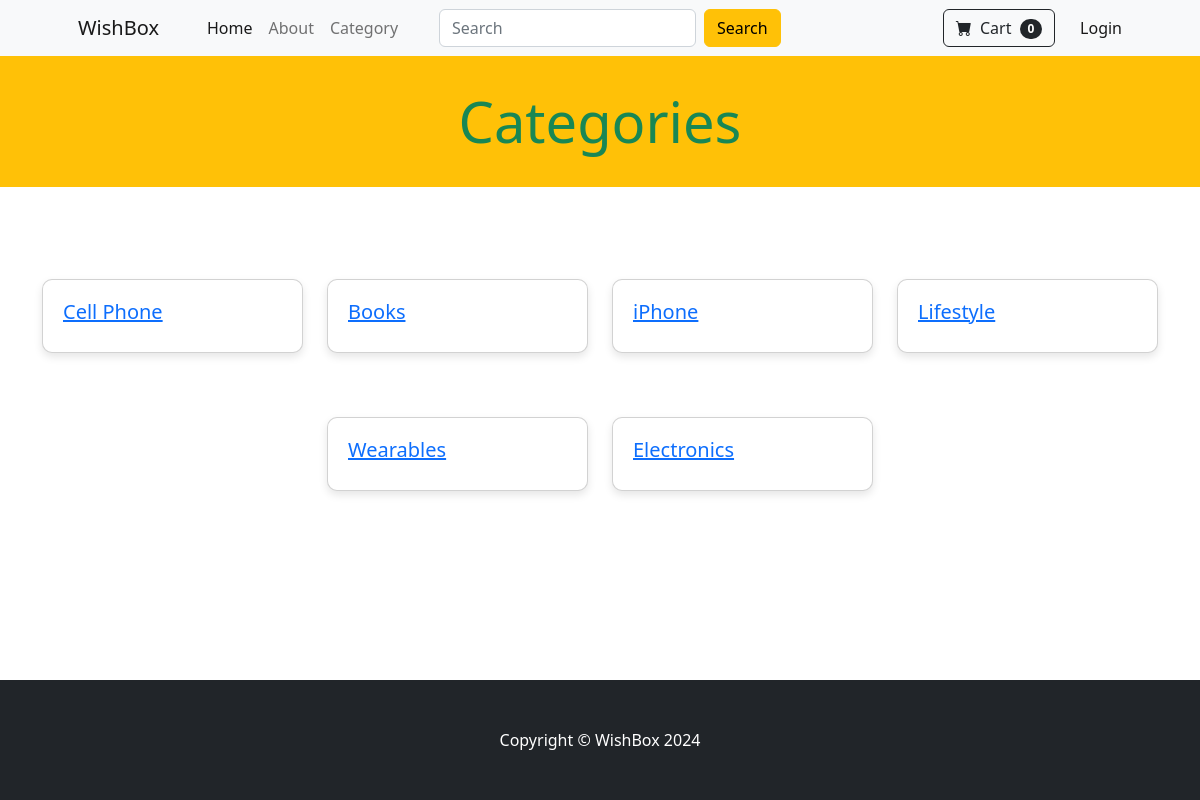
The app's page /category_summary with its own data.
### store/models.py (models this page shows)
class Category(models.Model):
    name = models.CharField(max_length=50)
    def __str__(self):
        return self.name
    class Meta:
        verbose_name_plural = "Categories"

### store/views.py (the view)
# urls.py: path('category_summary', views.category_summary, name='category_summary'),
def category_summary(request):
    categories = Category.objects.all()
    return render(request, 'category_summary.html', {'categories':categories})

### cart/cart.py (called while the page is built)
    def __len__(self):
        return len(self.cart)

### cart/context_processors.py (called while the page is built)
def cart(request):
    return {'cart': Cart(request)}

### store/templates/category_summary.html
{% extends "base.html" %}
{% block content %}
    <header class="bg-warning py-3">
        <div class="container px-4 px-lg-5 my-3">
            <div class="text-center text-success">
                <h3 class="display-4 fw">Categories</h3>
            </div>
        </div>
    </header>
<br><br><br>
<div class="container">
    <div class="row justify-content-center">
        {% for category in categories %}
            <div class="col-md-3 mb-4">
                <div class="card">
                    <div class="card-body">
                        <h5><a href="{% url 'category' category %}">{{ category }}</a></h5>
                    </div>
                </div>
            </div>
        {% endfor %}
    </div>
</div>
<br><br><br><br>
{% endblock %}

### static/css/card.css (style rules this page uses)
.card { box-shadow: 0 4px 8px rgba(0, 0, 0, 0.1); border-radius: 10px; margin: 20px 0; cursor: pointer; }
.card-body { padding: 20px; }

### records on screen
Category: name "Cell Phone"
Category: name "Books"
Category: name "iPhone"
Category: name "Lifestyle"
Category: name "Wearables"
Category: name "Electronics"

### other values on screen
{{ cart|length }} "0"
